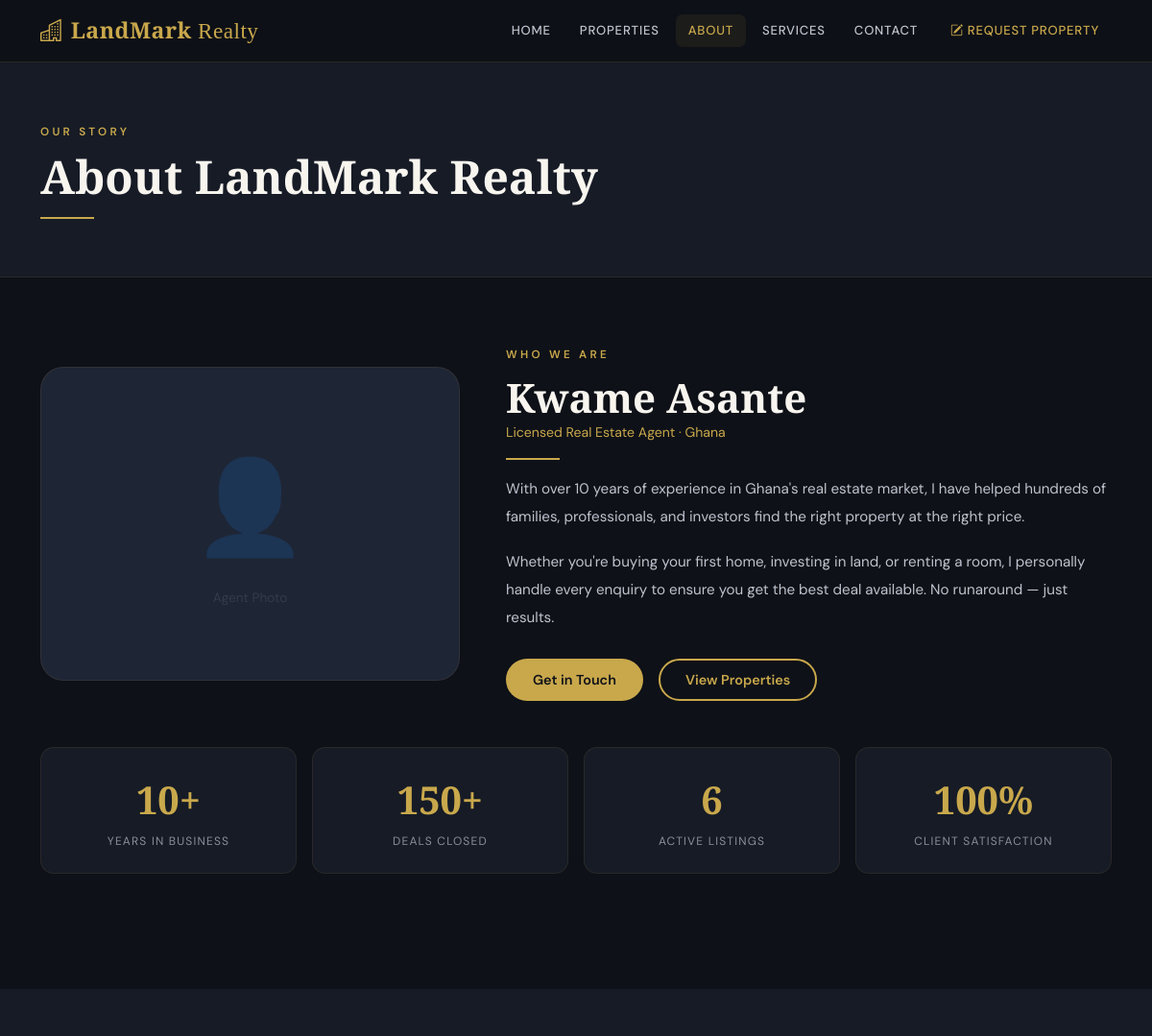
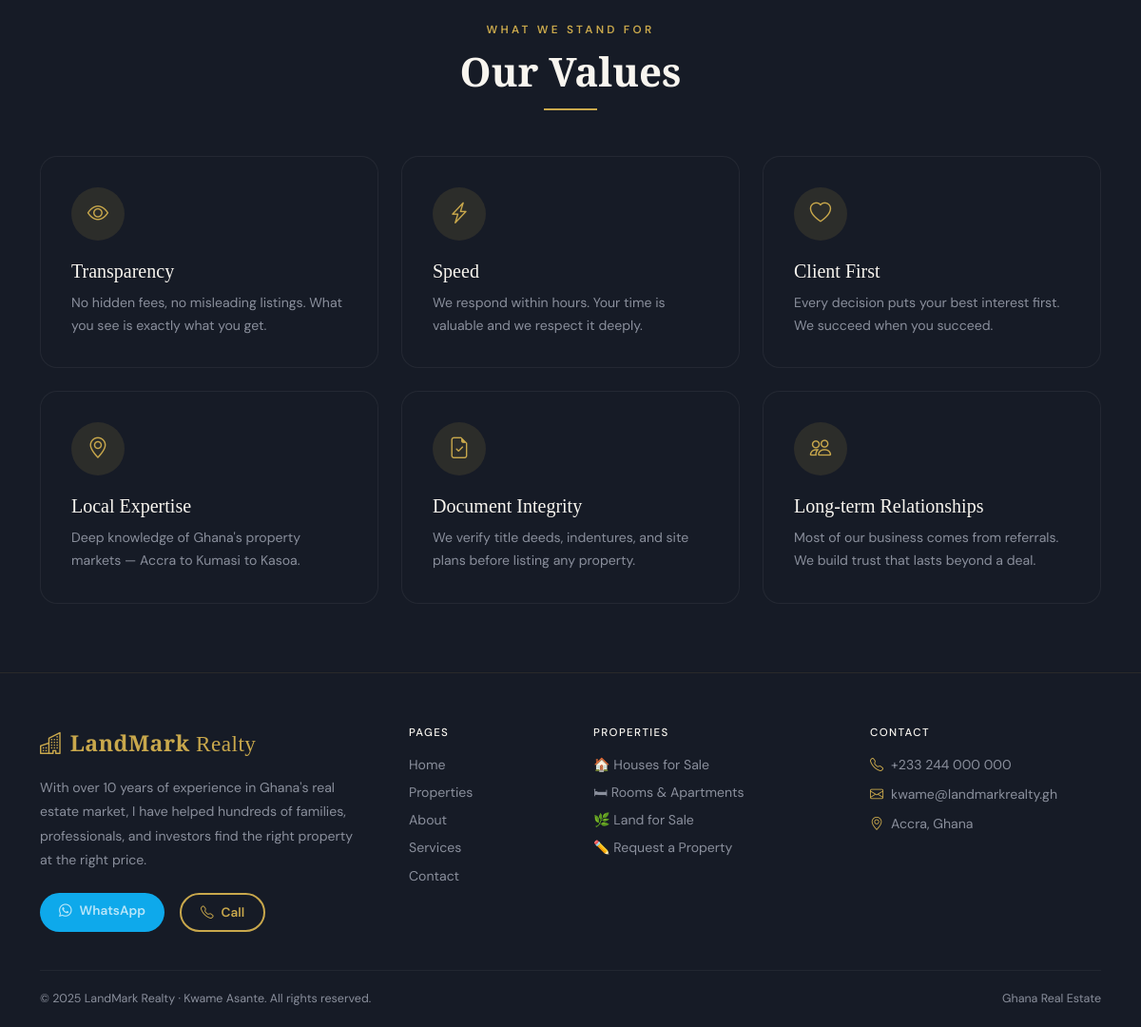
Before: /about with the older database file (2 pictures, top to bottom).
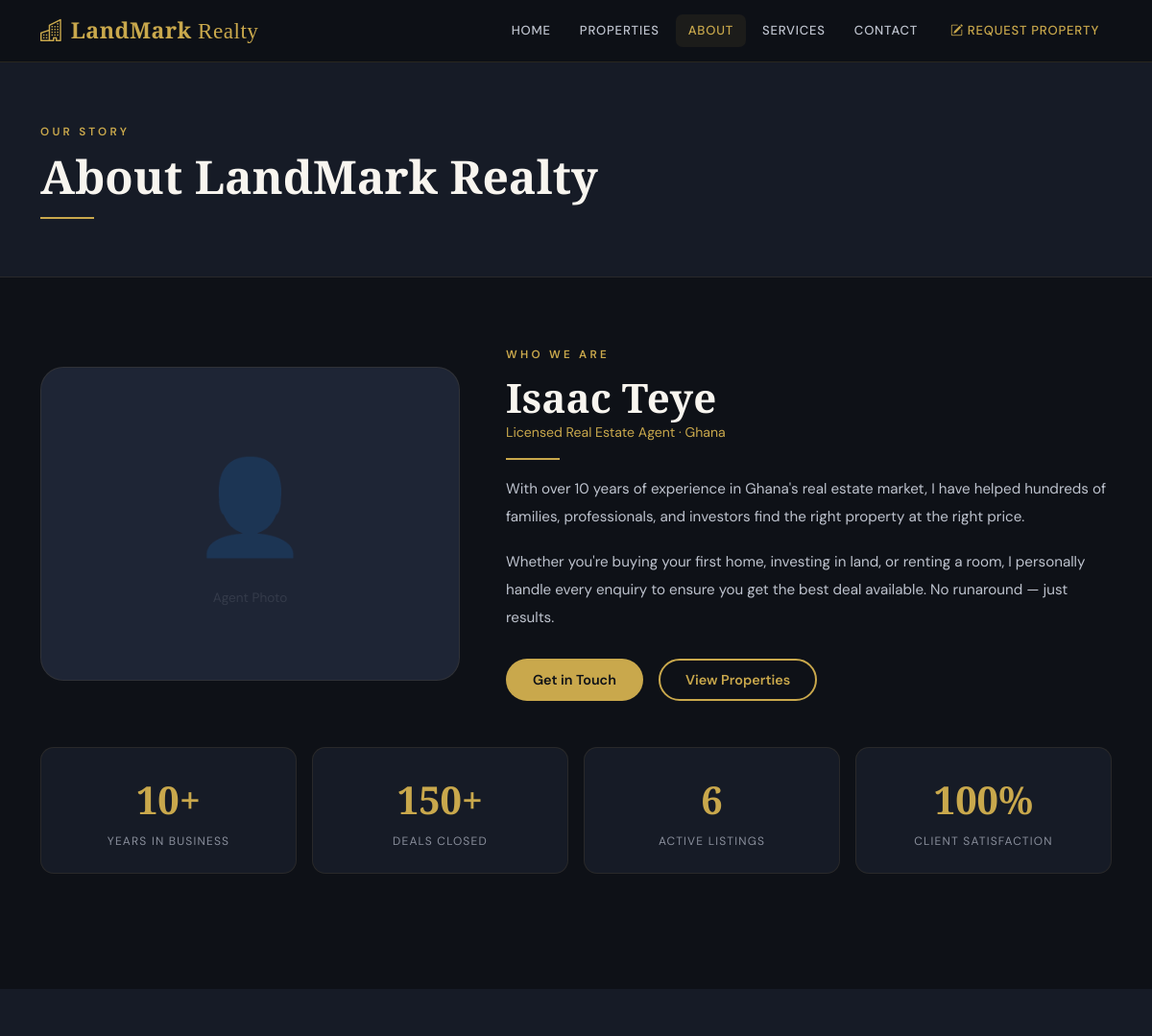
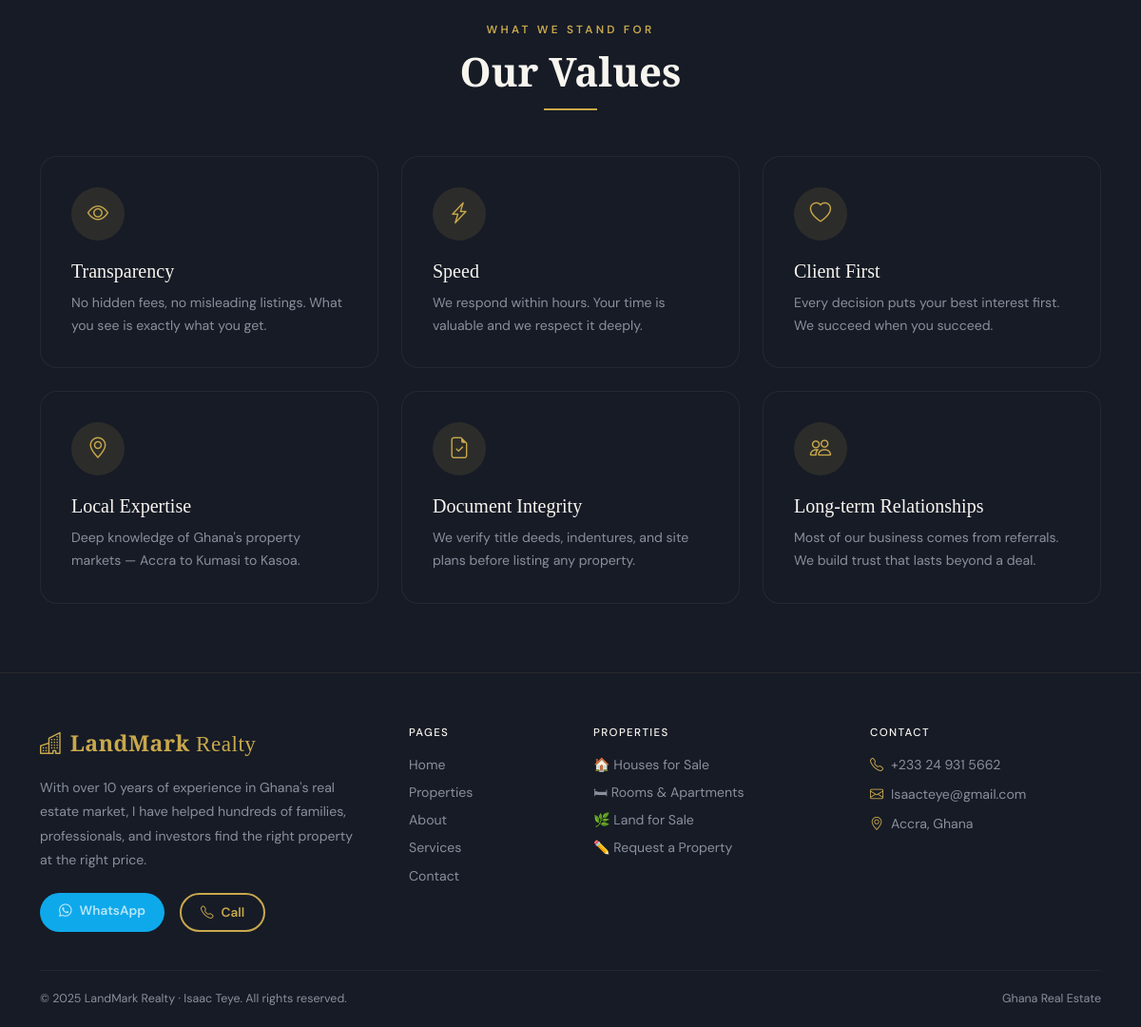
After: the same page with the newer database file (2 pictures, top to bottom).
### tables this page shows
CREATE TABLE settings (
            key   TEXT PRIMARY KEY,
            value TEXT
        );

### app.py (the view)
@app.route('/about')
def about():
    total = get_db().execute("SELECT COUNT(*) FROM listings WHERE status='available'").fetchone()[0]
    return render_template('about.html', agent=get_agent(), total_active=total)

### app.py (called while the page is built)
def get_db():
    if 'db' not in g:
        g.db = sqlite3.connect(DATABASE)
        g.db.row_factory = sqlite3.Row
        g.db.execute("PRAGMA journal_mode=WAL")
    return g.db

def get_setting(key, default=''):
    row = get_db().execute("SELECT value FROM settings WHERE key=?", (key,)).fetchone()
    return row['value'] if row else default

def get_agent():
    return {
        'name':  get_setting('agent_name'),
        'phone': get_setting('agent_phone'),
        'email': get_setting('agent_email'),
        'wa':    get_setting('agent_wa'),
        'bio':   get_setting('agent_bio'),
    }

### templates/about.html (shortened to what the changed rows need)
{% extends 'base.html' %}
{% block content %}
<div class="page-header">
  <div class="container">
    <h1 class="display-serif" style="font-size:clamp(2rem,4vw,3.2rem);">About LandMark Realty</h1>
  </div>
</div>
<section class="py-5" style="background:var(--ink);">
  <div class="container py-4">
    <div class="row g-5 align-items-center mb-5">
      <div class="col-lg-7">
        <span class="eyebrow">Who We Are</span>
        <h2 class="display-serif mb-1" style="font-size:clamp(1.8rem,3.5vw,2.8rem);">{{ agent.name }}</h2>
        <div style="color:var(--gold);font-size:0.88rem;margin-bottom:16px;">Licensed Real Estate Agent · Ghana</div>
        <div class="section-divider"></div>
        <p style="color:var(--stone-light);line-height:1.9;margin-bottom:18px;font-size:0.95rem;">{{ agent.bio }}</p>
        <p style="color:var(--stone-light);line-height:1.9;margin-bottom:28px;font-size:0.95rem;">
          Whether you're buying your first home, investing in land, or renting a room, I personally handle every enquiry to ensure you get the best deal available. No runaround — just results.
        </p>
        <div class="d-flex gap-3 flex-wrap">
          <a href="{{ url_for('contact') }}"    class="btn-gold">Get in Touch</a>
          <a href="{{ url_for('properties') }}" class="btn-outline-gold">View Properties</a>
        </div>
      </div>
    </div>
  </div>
</section>
<section class="py-5" style="background:var(--ink-800);">
  <div class="container py-4">
    <div class="text-center mb-5">
      <h2 class="display-serif" style="font-size:clamp(1.8rem,3.5vw,2.8rem);">Our Values</h2>
    </div>
  </div>
</section>
{% endblock %}

### templates/base.html (shortened to what this page needs)
<!DOCTYPE html>
<html lang="en">
<head>
  <link href="https://cdn.jsdelivr.net/npm/bootstrap@5.3.2/dist/css/bootstrap.min.css" rel="stylesheet"/>
  <link href="https://cdn.jsdelivr.net/npm/bootstrap-icons@1.11.3/font/bootstrap-icons.min.css" rel="stylesheet"/>
  <link rel="stylesheet" href="{{ url_for('static', filename='css/style.css') }}"/>
</head>
<body>
<nav class="site-nav">
  <div class="container">
    <div class="d-flex align-items-center justify-content-between">
      <a href="{{ url_for('index') }}" class="nav-brand">
        <i class="bi bi-buildings me-2"></i>LandMark<span style="font-weight:400"> Realty</span>
      </a>
      <div class="d-none d-lg-flex align-items-center gap-1">
        <a href="{{ url_for('index') }}"      class="nav-link-item {% if request.endpoint=='index' %}active{% endif %}">Home</a>
        <a href="{{ url_for('properties') }}" class="nav-link-item {% if request.endpoint=='properties' %}active{% endif %}">Properties</a>
        <a href="{{ url_for('about') }}"      class="nav-link-item {% if request.endpoint=='about' %}active{% endif %}">About</a>
        <a href="{{ url_for('services') }}"   class="nav-link-item {% if request.endpoint=='services' %}active{% endif %}">Services</a>
        <a href="{{ url_for('contact') }}"    class="nav-link-item {% if request.endpoint=='contact' %}active{% endif %}">Contact</a>
        <a href="{{ url_for('property_request') }}" class="nav-link-item ms-1" style="color:var(--gold)!important;">
          <i class="bi bi-pencil-square me-1"></i>Request Property
        </a>
      </div>
    </div>
  </div>
</nav>
{% block content %}{% endblock %}
<footer class="site-footer">
  <div class="container">
    <div class="row g-5 mb-2">
      <div class="col-lg-4">
        <a href="{{ url_for('index') }}" class="nav-brand d-block mb-3" style="text-decoration:none;">
          <i class="bi bi-buildings me-2"></i>LandMark<span style="font-weight:400"> Realty</span>
        </a>
        <p style="color:var(--stone);font-size:0.88rem;line-height:1.8;margin-bottom:22px;">{{ agent.bio }}</p>
        <div class="d-flex gap-3 flex-wrap">
          <a href="https://wa.me/{{ agent.wa }}" target="_blank" class="btn-wa" style="padding:9px 20px;font-size:0.85rem;">
            <i class="bi bi-whatsapp me-2"></i>WhatsApp
          </a>
          <a href="tel:{{ agent.phone }}" class="btn-outline-gold" style="padding:9px 20px;font-size:0.85rem;">
            <i class="bi bi-telephone me-2"></i>Call
          </a>
        </div>
      </div>
      <div class="col-6 col-lg-2">
        <h6 class="footer-heading">Pages</h6>
        <a href="{{ url_for('index') }}"      class="footer-link">Home</a>
        <a href="{{ url_for('properties') }}" class="footer-link">Properties</a>
        <a href="{{ url_for('about') }}"      class="footer-link">About</a>
        <a href="{{ url_for('services') }}"   class="footer-link">Services</a>
        <a href="{{ url_for('contact') }}"    class="footer-link">Contact</a>
      </div>
      <div class="col-6 col-lg-3">
        <h6 class="footer-heading">Properties</h6>
        <a href="{{ url_for('properties') }}?type=house" class="footer-link">🏠 Houses for Sale</a>
        <a href="{{ url_for('properties') }}?type=room"  class="footer-link">🛏 Rooms &amp; Apartments</a>
        <a href="{{ url_for('properties') }}?type=land"  class="footer-link">🌿 Land for Sale</a>
        <a href="{{ url_for('property_request') }}"      class="footer-link">✏️ Request a Property</a>
      </div>
      <div class="col-lg-3">
        <h6 class="footer-heading">Contact</h6>
        <div class="footer-contact-item"><i class="bi bi-telephone" style="color:var(--gold);"></i>{{ agent.phone }}</div>
        <div class="footer-contact-item"><i class="bi bi-envelope"  style="color:var(--gold);"></i>{{ agent.email }}</div>
        <div class="footer-contact-item"><i class="bi bi-geo-alt"   style="color:var(--gold);"></i>Accra, Ghana</div>
      </div>
    </div>
    <div class="footer-bottom">
      <span>© {{ 2025 }} LandMark Realty · {{ agent.name }}. All rights reserved.</span>
      <span>Ghana Real Estate</span>
    </div>
  </div>
</footer>
</body>
</html>

Changed rows visible on the page:
changed settings: name "Kwame Asante" → "Isaac Teye"
changed settings (number 3 of 4 on the later page): phone "+233 244 000 000" → "+233 24 931 5662"
changed settings: email "kwame@landmarkrealty.gh" → "Isaacteye@gmail.com"
